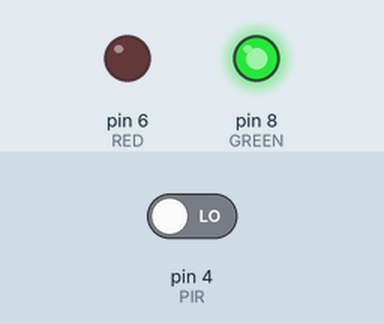
This sketch was run on a simulated Arduino Uno, built with avr-gcc and run on an emulated ATmega328P. Parts: output pins drawn as LEDs (lit = HIGH). Inputs (shaded band) come from the test bench; at power-on: pin 4 (PIR) LOW. No radio packets arrive unless stated.

Above: at 1.3 s.
1.4 s: pin 4 (PIR) driven HIGH
At 2.1 s:
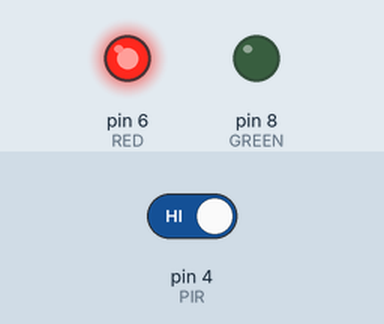
3.0 s: pin 4 (PIR) driven LOW
At 3.5 s:
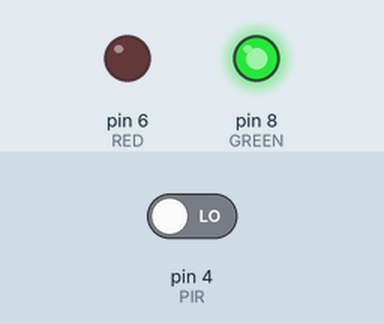
Timing chart, 0 to 6.0 s (numbered marks = the images above; inputs shaded):
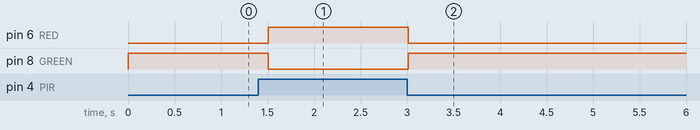

Measured:
- after the input at 1.4 s, pin 6 (RED): LOW → HIGH after 0.11 s; pin 8 (GREEN): HIGH → LOW after 0.11 s
- after the input at 3.0 s, pin 6 (RED): HIGH → LOW at once; pin 8 (GREEN): LOW → HIGH at once

The sketch:

sender1.ino
```cpp
#include <SPI.h>
#include "RF24.h"

/**Pin declarations*/
const unsigned int RED = 6;
const unsigned int GREEN = 8;
const unsigned int PIR = 4;
const int RADIO_PIN_1 = 9;
const int RADIO_PIN_2 = 10;

/**Constants**/
const uint16_t THREAT_SIGNAL = 0x1BA0;
const uint16_t DISARM_SIGNAL = 0x1151;

/**Radio code*/
RF24 radio(RADIO_PIN_1, RADIO_PIN_2);
byte node_ids[][6] = { "cmltr", "1send", "2send" };

/**PIR code*/
int pir_state = LOW;
int val = 0;

void setup(void)
{
  /**Pin sets*/
  pinMode(GREEN, OUTPUT);
  pinMode(RED, OUTPUT);
  pinMode(PIR, INPUT);

  /**Radio*/
  radio.begin();
  radio.setRetries(15, 15);
  radio.openWritingPipe(node_ids[1]);
  radio.startListening();
}

void loop(void)
{
  /**Poll the PIR line to check for motion*/
  check_for_motion();

  send_state();

  delay(250);
}

void check_for_motion(void)
{
  val = digitalRead(PIR);
  if (val == HIGH)
  {
    //Motion has been detected

    digitalWrite(RED, HIGH);
    digitalWrite(GREEN, LOW);

    if (pir_state == LOW)
    {
      //We just now detected motion
      pir_state = HIGH;
    }
  }
  else
  {
    //There is no motion - all is clear

    digitalWrite(GREEN, HIGH);
    digitalWrite(RED, LOW);

    if (pir_state == HIGH)
    {
      //We just now stopped detecting motion
      pir_state = LOW;
    }
  }
}

void send_state(void)
{
  if (pir_state)
  {
    radio.stopListening();  //Stop listening so we can write
    radio.write( &THREAT_SIGNAL, sizeof(uint16_t) );
    radio.startListening();
  }
}
```
